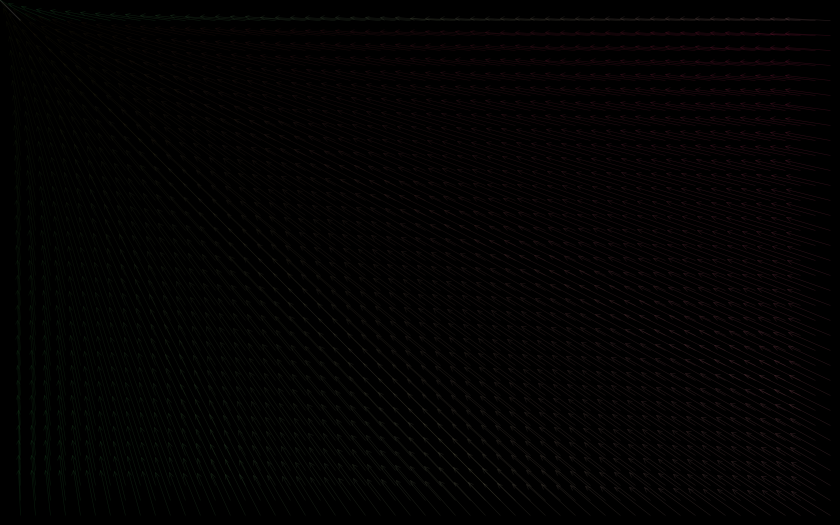
Frame 1 (no input)
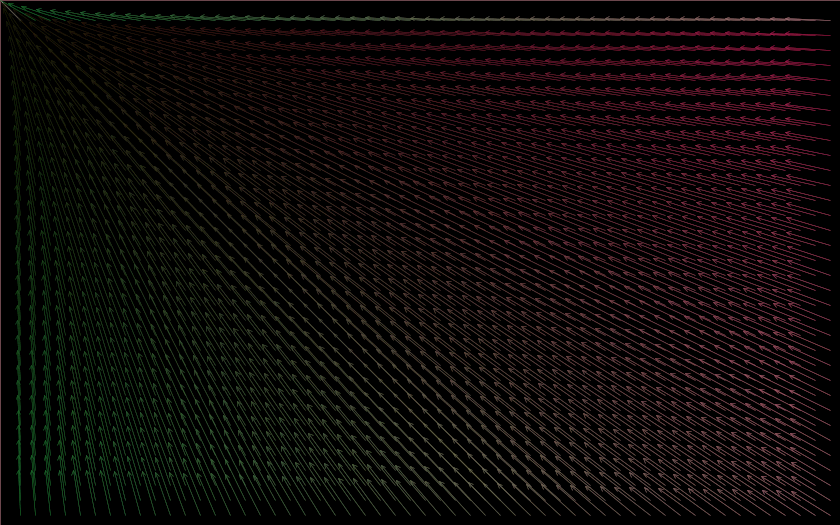
Frame 60 (the mouse pressed at the canvas centre just before this capture)
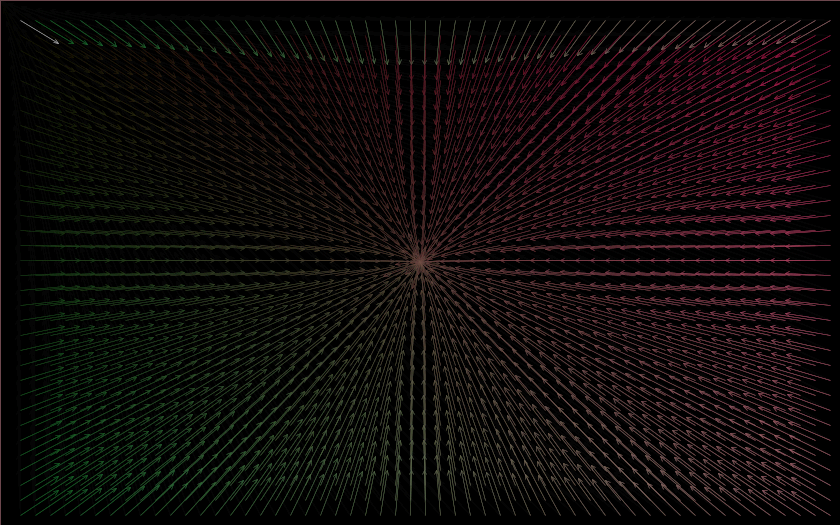
Frame 120 (the mouse held since frame 60 and released just before this capture)

The Processing sketch that drew these frames (run headless with seeded random() and noise(); from frame 60 on, the mouse is pressed at the canvas centre):

// Processing sketch: processing_71270
// ── processing_71270.pde

//comment from HERE
//import hypermedia.video.*;
//import java.awt.Rectangle;
//import java.awt.Point;

//OpenCV opencv;
// to HERE out for mouse only
float angle;
int z;

void setup() {

  size(840, 525 );
  background(0);
  frameRate(60);
  smooth();
  strokeJoin(MITER);
  strokeCap(SQUARE);

  //This is where it actively captures the video stream.  native resolution is 640, 480.  Has trouble detecting at edges
  // so i have expanded it by 50 pixels
  // COMMENT OUT FROM HERE TO 

  // opencv = new OpenCV( this );
 //  opencv.capture( 840 + 50 , 525 + 50);                   // open video stream
  // opencv.cascade( OpenCV.CASCADE_FRONTALFACE_ALT );  // load detection description, here-> front face detection : "haarcascade_frontalface_alt.xml"
  // HERE for mouse only

  z = 0;
}

//public void stop() {  // activate if you are using webcam; comment this whole section out for mouse only
// opencv.stop();
//  super.stop();
//} 
void draw() {
  fill(0, 25);
  rect(0, 0, width, height);
  stroke(255, 40);


 //    opencv.read();
  //  opencv.convert( GRAY );  //conver images to gray for facial recognition


  // proceed detection
  //   Rectangle[] faces = opencv.detect( 1.2, 2, OpenCV.HAAR_DO_CANNY_PRUNING, 40, 40 );  
       // this is the part of code that see the face and finds the rectangular shape around the face that designates recogntion.


//  for ( int f=0; f<faces.length; f++ ) {  // only for webcam use

    for (float x=20; x< width; x+=15) {
      for (float y=20; y< height; y+=15) {
     //   angle = atan2((((faces[f].y)) + 75) - y, (((width-faces[f].x))) - x);  // follow webcam; comment out for mouse only
      //  float v = dist(width-faces[f].x, faces[f].y, x, y);    //follow webcam; comment out for mouse only
        angle = atan2(mouseY - y , mouseX - x);  //follow mouse; comment out for webcam only
        float v = dist(mouseX, mouseY, x, y);  //follow mouse; comment ouf for webcam only
        float border = noise(x,y);
        arrow(x, y, border);
        z++;
      }
    }
  }
// }  //comment out for mouseonly



  void arrow(float x_, float y_, float border) {
    pushMatrix();
    translate(x_, y_);
    rotate(angle);
    line(0, 0, 45, 0);
    translate(45, 0);
    rotate(PI + 0.4);
    line(0, 0, 5, 0);
    rotate(-0.8);
    line(0, 0, 5, 0);
    stroke(25 + x_/5, 25 + y_/5, (x_ + y_) / 10, 60);
    strokeWeight(.5);
    popMatrix();
  }
